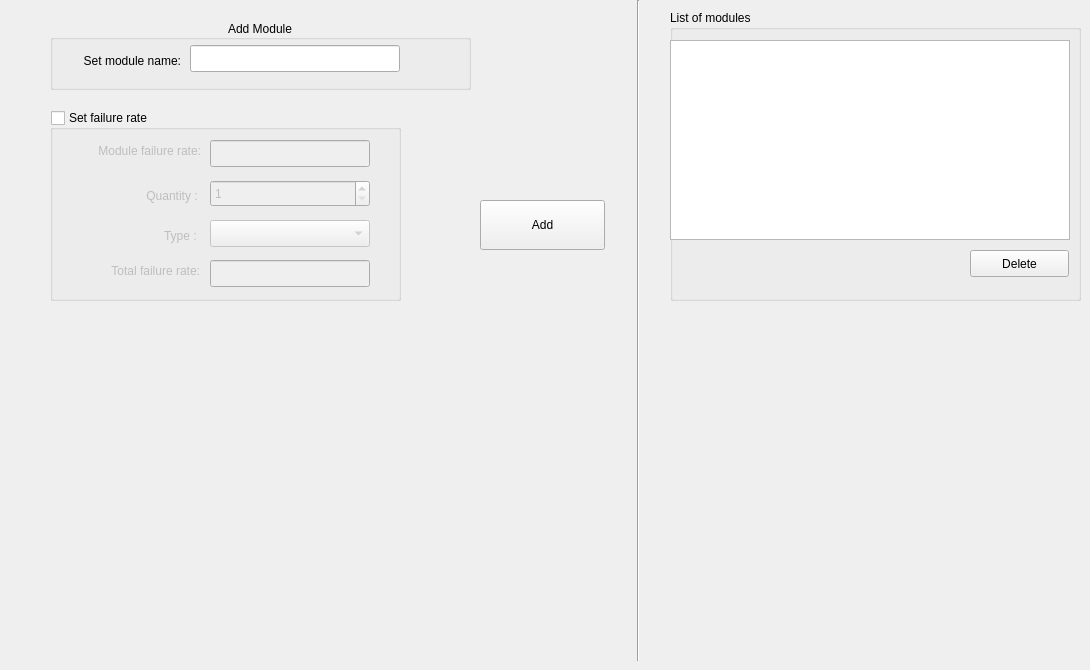
        <widget class="QWidget" name="tab_3">
         <attribute name="title">
          <string>Add Module</string>
         </attribute>
         <widget class="QGroupBox" name="groupBox_c_ao_am_add_module">
          <property name="geometry">
           <rect>
            <x>50</x>
            <y>20</y>
            <width>421</width>
            <height>70</height>
           </rect>
          </property>
          <property name="title">
           <string>Add Module</string>
          </property>
          <property name="alignment">
           <set>Qt::AlignCenter</set>
          </property>
          <property name="flat">
           <bool>false</bool>
          </property>
          <property name="checkable">
           <bool>false</bool>
          </property>
          <widget class="QLineEdit" name="lineEdit_c_ao_am_module_name">
           <property name="geometry">
            <rect>
             <x>140</x>
             <y>25</y>
             <width>210</width>
             <height>27</height>
            </rect>
           </property>
          </widget>
          <widget class="QLabel" name="label_12">
           <property name="geometry">
            <rect>
             <x>0</x>
             <y>30</y>
             <width>131</width>
             <height>21</height>
            </rect>
           </property>
           <property name="text">
            <string>Set module name:</string>
           </property>
           <property name="alignment">
            <set>Qt::AlignRight|Qt::AlignTrailing|Qt::AlignVCenter</set>
           </property>
          </widget>
         </widget>
         <widget class="QGroupBox" name="groupBox_c_ao_am_module_fr">
          <property name="geometry">
           <rect>
            <x>50</x>
            <y>110</y>
            <width>351</width>
            <height>191</height>
           </rect>
          </property>
          <property name="title">
           <string>Set failure rate</string>
          </property>
          <property name="flat">
           <bool>false</bool>
          </property>
          <property name="checkable">
           <bool>true</bool>
          </property>
          <property name="checked">
           <bool>false</bool>
          </property>
          <widget class="QLineEdit" name="lineEdit_c_ao_am_module_fr">
           <property name="geometry">
            <rect>
             <x>160</x>
             <y>30</y>
             <width>160</width>
             <height>27</height>
            </rect>
           </property>
          </widget>
          <widget class="QLabel" name="label_13">
           <property name="geometry">
            <rect>
             <x>10</x>
             <y>30</y>
             <width>141</width>
             <height>21</height>
            </rect>
           </property>
           <property name="text">
            <string>Module failure rate:</string>
           </property>
           <property name="alignment">
            <set>Qt::AlignRight|Qt::AlignTrailing|Qt::AlignVCenter</set>
           </property>
          </widget>
          <widget class="QLabel" name="label_42">
           <property name="geometry">
            <rect>
             <x>0</x>
             <y>110</y>
             <width>150</width>
             <height>31</height>
            </rect>
           </property>
           <property name="text">
            <string>Type : </string>
           </property>
           <property name="alignment">
            <set>Qt::AlignRight|Qt::AlignTrailing|Qt::AlignVCenter</set>
           </property>
          </widget>
          <widget class="QLabel" name="label_43">
           <property name="geometry">
            <rect>
             <x>0</x>
             <y>150</y>
             <width>150</width>
             <height>21</height>
            </rect>
           </property>
           <property name="text">
            <string>Total failure rate:</string>
           </property>
           <property name="alignment">
            <set>Qt::AlignRight|Qt::AlignTrailing|Qt::AlignVCenter</set>
           </property>
          </widget>
          <widget class="QComboBox" name="comboBox_c_ao_am_select_type">
           <property name="geometry">
            <rect>
             <x>160</x>
             <y>110</y>
             <width>160</width>
             <height>27</height>
            </rect>
           </property>
          </widget>
          <widget class="QLabel" name="label_44">
           <property name="geometry">
            <rect>
             <x>20</x>
             <y>70</y>
             <width>131</width>
             <height>31</height>
            </rect>
           </property>
           <property name="text">
            <string>Quantity : </string>
           </property>
           <property name="alignment">
            <set>Qt::AlignRight|Qt::AlignTrailing|Qt::AlignVCenter</set>
           </property>
          </widget>
          <widget class="QSpinBox" name="spinBox_c_ao_am_quantity">
           <property name="geometry">
            <rect>
             <x>160</x>
             <y>70</y>
             <width>160</width>
             <height>27</height>
            </rect>
           </property>
           <property name="minimum">
            <number>1</number>
           </property>
           <property name="maximum">
            <number>9999999</number>
           </property>
          </widget>
          <widget class="QLineEdit" name="lineEdit_c_ao_am_total_module_fr">
           <property name="geometry">
            <rect>
             <x>160</x>
             <y>150</y>
             <width>160</width>
             <height>27</height>
            </rect>
           </property>
           <property name="readOnly">
            <bool>true</bool>
           </property>
          </widget>
         </widget>
         <widget class="QPushButton" name="pushButton_c_ao_am_add_module">
          <property name="geometry">
           <rect>
            <x>480</x>
            <y>200</y>
            <width>125</width>
            <height>50</height>
           </rect>
          </property>
          <property name="text">
           <string>Add</string>
          </property>
         </widget>
         <widget class="QGroupBox" name="groupBox_c_ao_am_list_of_modules">
          <property name="geometry">
           <rect>
            <x>670</x>
            <y>10</y>
            <width>411</width>
            <height>291</height>
           </rect>
          </property>
          <property name="title">
           <string>List of modules</string>
          </property>
          <widget class="QListWidget" name="listWidget_c_ao_am_list_of_modules">
           <property name="geometry">
            <rect>
             <x>0</x>
             <y>30</y>
             <width>400</width>
             <height>200</height>
            </rect>
           </property>
          </widget>
          <widget class="QPushButton" name="pushButton_c_ao_am_delete_module">
           <property name="geometry">
            <rect>
             <x>300</x>
             <y>240</y>
             <width>99</width>
             <height>27</height>
            </rect>
           </property>
           <property name="text">
            <string>Delete</string>
           </property>
          </widget>
         </widget>
         <widget class="Line" name="line_4">
          <property name="geometry">
           <rect>
            <x>630</x>
            <y>0</y>
            <width>16</width>
            <height>661</height>
           </rect>
          </property>
          <property name="orientation">
           <enum>Qt::Vertical</enum>
          </property>
         </widget>
        </widget>
